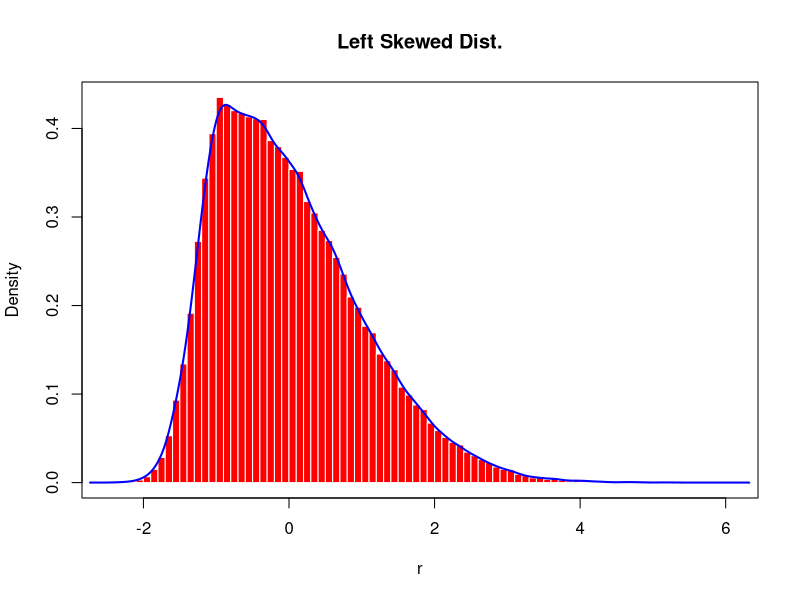
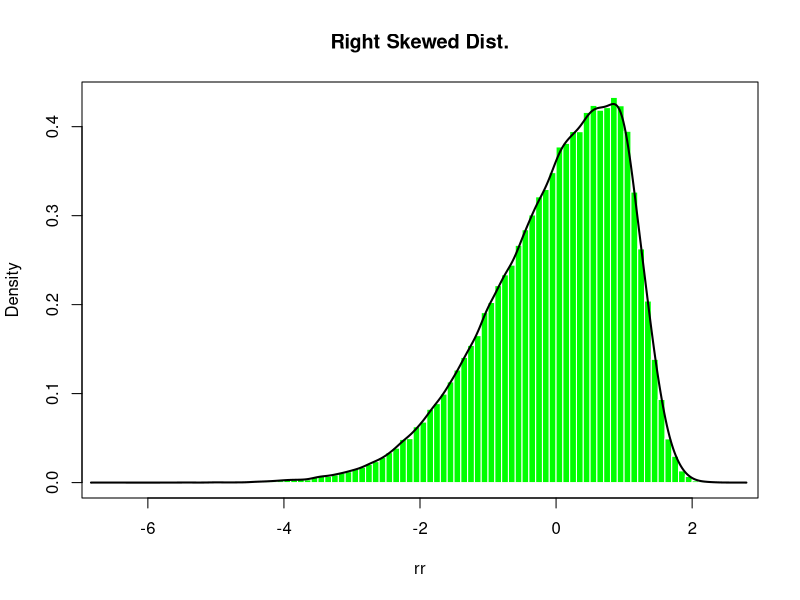

The R script that drew these images, in order:
# Clear graphics and data
graphics.off()
rm(list = ls())

# Load Packages
library(fGarch)

# Left Skewed
r = rsnorm(n = 1e+05, xi = 2)

# Plot the distribution
hist(r, n = 100, probability = TRUE, border = "white", col = "red", main = "Left Skewed Dist.")
box()

# Compute the density
d = density(r)
lines(d, lwd = 2, col = "blue")

# Right Skewed distribution 
rr = rsnorm(n = 1e+05, xi = -2)

# Plot the given distribution and correspondent Histogram
hist(rr, n = 100, probability = TRUE, border = "white", col = "green", 
     main = "Right Skewed Dist.")
box()

# Compute the density
dr = density(rr)
lines(dr, lwd = 2)
